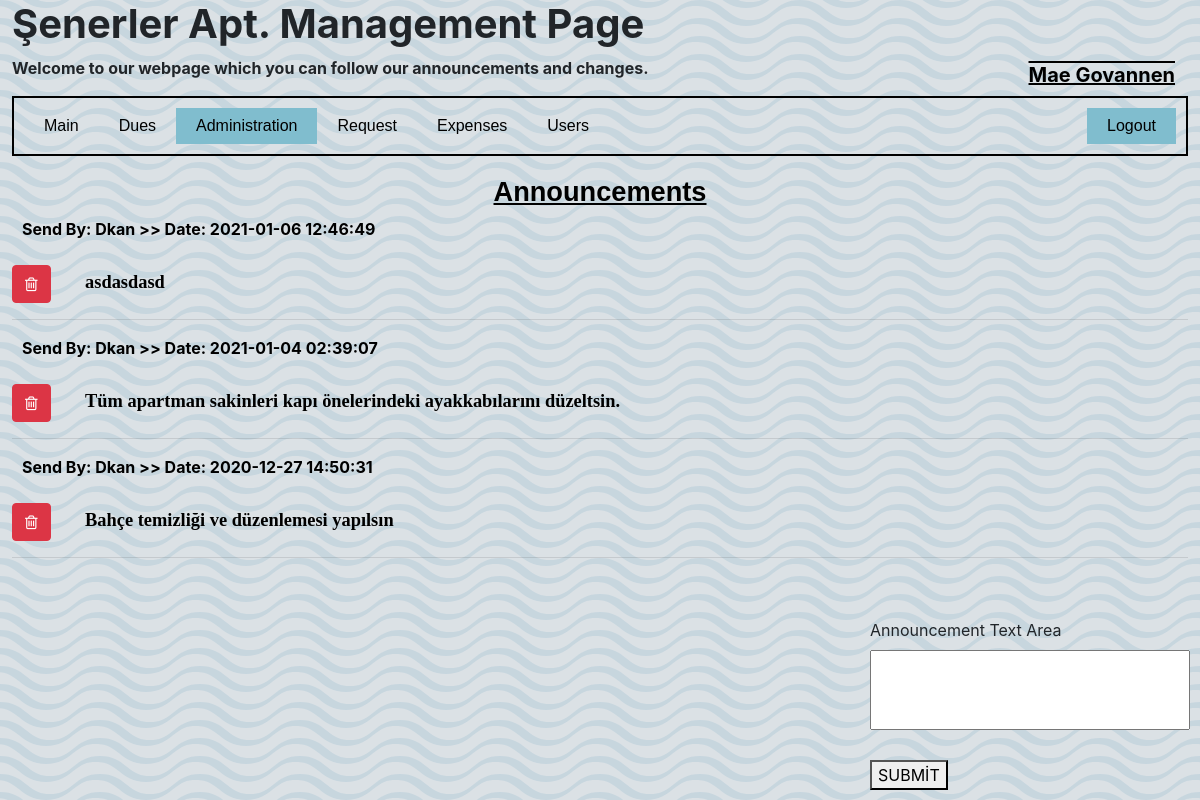
The app's page /AdminAdministration.php with its own data.
### tables this page shows
CREATE TABLE `announcement` (
  `annid` int(11) NOT NULL,
  `date` timestamp NOT NULL DEFAULT current_timestamp(),
  `adminnick` varchar(255) NOT NULL,
  `announcement` text NOT NULL
);

### AdminAdministration.php (the view, shortened to what this page needs)
<!DOCTYPE html>
<html>
<?php include "DbConn.php";
?>
<head>
  <link rel="stylesheet" href="navbar.css">
  <link rel="stylesheet" href="https://cdn.jsdelivr.net/npm/bootstrap@4.5.3/dist/css/bootstrap.min.css">
  <link rel="stylesheet" href="https://cdnjs.cloudflare.com/ajax/libs/font-awesome/4.7.0/css/font-awesome.min.css">
    <link rel="stylesheet" href="background.css">
<body>
  <h1> <Strong>Şenerler Apt. Management Page </Strong></h1>
  <p >  <Strong>Welcome to our webpage which you can follow our announcements and changes. </Strong></p>
<div class="user"><?php
echo("Mae govannen ".$_SESSION['fname']." " .$_SESSION['lname']."<br>");?>
</div>
  <div class="topnav" style="border: 2px solid black;color:white;padding:10px;">
    <a href="AdminMain.php">Main</a>
    <a href="AdminDues.php">Dues</a>
    <a class="active" href="AdminAdministration.php">Administration</a>
    <a href="AdminRequests.php">Request</a>
    <a href="AdminExpenses.php">Expenses</a>
    <a href="AdminUsers.php">Users</a>
    <div class="topnav-right" style="right::0;">
    <a  href="Login.php">Logout</a>
  </div>
  </div>
<div class="adddiv">
  <h2 style="color:Black;"> <Strong>Announcements</Strong></h2>
  <?php
  $sql = "SELECT * FROM announcement ORDER BY annid DESC";
  $result = mysqli_query($conn, $sql);
  if ($result->num_rows > 0) {
    while($row = $result->fetch_assoc()) {
     echo "<h13>".  "Send By: ".$row["adminnick"] ." >> Date: " . $row["date"]."</h13>". "<br>"."<br>" ;?>
     <a href="AdminAdministration.php?id=<?php echo $row['annid'];?>">
     <button value="delete" class="btn btn-danger btn-xs" onClick="return confirm('Do you want to delete this post?');"><i class="fa fa-trash-o "></i></button></a>
    <?php  echo "<p2>" . $row["announcement"]. "</p2>"."<hr>" ;
    }
  } else {
    echo "0 results";
  }
?>
</div>
<div style="position: absolute;right:10px; bottom:10px">
<form action="AdminAdministration.php" method = "post">
    <label for="announcement" ><center>Announcement Text Area</center></label><br>
  <textarea  type="text" id="announcement" name="announcement"  maxlength="180">  </textarea><br><br>
  <button type="submit" name="submit"> SUBMİT </button>
</form>
</body>
</head>
</html>

### navbar.css (style rules this page uses)
.topnav { margin: 0; font-family: Arial, Helvetica, sans-serif; overflow: hidden; }
.topnav a { float: left; color: black; text-align: center; padding: 6px 20px; text-decoration: none; font-size: 16px; }
.topnav a.active { background-color: #80bdce; }
.topnav-right { float: right; background-color: #80bdce; }
.user { position: absolute; top:60px; right: 25px; color: black; font-weight: bold; font-size: 1.25em; text-transform: capitalize; text-decoration: underline overline; }

### background.css (style rules this page uses)
body { background-color: #dbe1e5; }

### AdminAdministration.php (style rules this page uses)
body { width: 98%; margin-left: auto; margin-right: auto; }
textarea { resize: none; height: 80px; width: 320px; }
h13 { color:Black; margin-left: 10px; text-transform: capitalize; font-weight: bold; }
.adddiv { margin-top: 20px; border-color: White; }
p2 { font-family:cursive; color:black; margin-left: 30px; font-size: 1.15em; font-weight: bold; }
h2 { text-align: center; font-size: 1.7em; text-decoration: underline; font-family: sans-serif; font-weight: bold; }

### records on screen
announcement: adminnick "Dkan", date "2021-01-06 12:46:49", announcement "asdasdasd"
announcement: adminnick "Dkan", date "2021-01-04 02:39:07", announcement "Tüm apartman sakinleri kapı önelerindeki ayakkabılarını düzeltsin."
announcement: adminnick "Dkan", date "2020-12-27 14:50:31", announcement "Bahçe temizliği ve düzenlemesi yapılsın"
